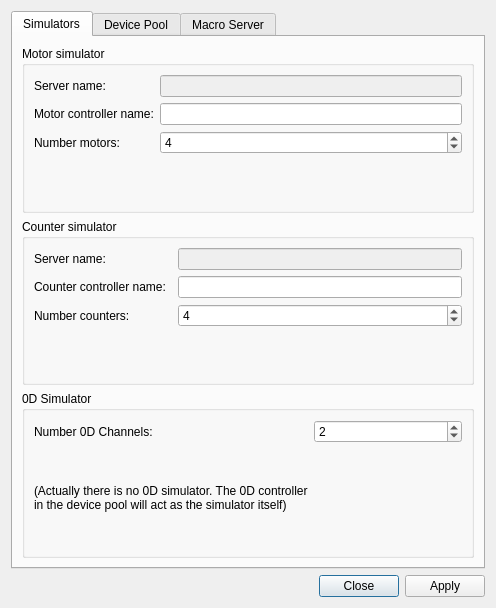
<ui version="4.0" >
 <class>simuConfigDialog</class>
 <widget class="QDialog" name="simuConfigDialog" >
  <property name="geometry" >
   <rect>
    <x>0</x>
    <y>0</y>
    <width>496</width>
    <height>608</height>
   </rect>
  </property>
  <property name="windowTitle" >
   <string>Sardana simulation Configurator</string>
  </property>
  <layout class="QGridLayout" >
   <item row="2" column="2" >
    <widget class="QDialogButtonBox" name="buttonBox" >
     <property name="orientation" >
      <enum>Qt::Horizontal</enum>
     </property>
     <property name="standardButtons" >
      <set>QDialogButtonBox::Apply|QDialogButtonBox::Close</set>
     </property>
     <property name="centerButtons" >
      <bool>false</bool>
     </property>
    </widget>
   </item>
   <item row="1" column="0" colspan="3" >
    <widget class="QTabWidget" name="simuTabWidget" >
     <property name="currentIndex" >
      <number>0</number>
     </property>
     <widget class="QWidget" name="simulators" >
      <attribute name="title" >
       <string>Simulators</string>
      </attribute>
      <layout class="QVBoxLayout" >
       <item>
        <widget class="QGroupBox" name="motorGroupBox" >
         <property name="title" >
          <string>Motor simulator</string>
         </property>
         <layout class="QGridLayout" >
          <item row="0" column="0" >
           <widget class="QLabel" name="motorServerNamelabel" >
            <property name="text" >
             <string>Server name:</string>
            </property>
            <property name="buddy" >
             <cstring>motorServerNameLineEdit</cstring>
            </property>
           </widget>
          </item>
          <item row="0" column="1" >
           <widget class="QLineEdit" name="motorServerNameLineEdit" >
            <property name="enabled" >
             <bool>false</bool>
            </property>
           </widget>
          </item>
          <item row="1" column="0" >
           <widget class="QLabel" name="motorControllerNameLabel" >
            <property name="text" >
             <string>Motor controller name:</string>
            </property>
            <property name="buddy" >
             <cstring>motorControllerNameLineEdit</cstring>
            </property>
           </widget>
          </item>
          <item row="1" column="1" >
           <widget class="QLineEdit" name="motorControllerNameLineEdit" />
          </item>
          <item row="2" column="0" >
           <widget class="QLabel" name="motorNumberLabel" >
            <property name="text" >
             <string>Number motors:</string>
            </property>
            <property name="buddy" >
             <cstring>motorNumberSpinBox</cstring>
            </property>
           </widget>
          </item>
          <item row="2" column="1" >
           <widget class="QSpinBox" name="motorNumberSpinBox" >
            <property name="suffix" >
             <string/>
            </property>
            <property name="value" >
             <number>4</number>
            </property>
           </widget>
          </item>
          <item row="3" column="1" >
           <spacer>
            <property name="orientation" >
             <enum>Qt::Vertical</enum>
            </property>
            <property name="sizeHint" >
             <size>
              <width>20</width>
              <height>40</height>
             </size>
            </property>
           </spacer>
          </item>
         </layout>
        </widget>
       </item>
       <item>
        <widget class="QGroupBox" name="counterGroupBox" >
         <property name="title" >
          <string>Counter simulator</string>
         </property>
         <layout class="QGridLayout" >
          <item row="0" column="0" colspan="2" >
           <widget class="QLabel" name="counterServerNamelabel" >
            <property name="text" >
             <string>Server name:</string>
            </property>
            <property name="buddy" >
             <cstring>motorServerNameLineEdit</cstring>
            </property>
           </widget>
          </item>
          <item row="0" column="2" >
           <widget class="QLineEdit" name="counterServerNameLineEdit" >
            <property name="enabled" >
             <bool>false</bool>
            </property>
           </widget>
          </item>
          <item row="1" column="0" >
           <widget class="QLabel" name="counterControllerNameLabel" >
            <property name="text" >
             <string>Counter controller name:</string>
            </property>
            <property name="buddy" >
             <cstring>motorControllerNameLineEdit</cstring>
            </property>
           </widget>
          </item>
          <item row="1" column="2" >
           <widget class="QLineEdit" name="counterControllerNameLineEdit" />
          </item>
          <item row="2" column="0" >
           <widget class="QLabel" name="counterNumberLabel" >
            <property name="text" >
             <string>Number counters:</string>
            </property>
            <property name="buddy" >
             <cstring>motorNumberSpinBox</cstring>
            </property>
           </widget>
          </item>
          <item row="2" column="2" >
           <widget class="QSpinBox" name="counterNumberSpinBox" >
            <property name="suffix" >
             <string/>
            </property>
            <property name="value" >
             <number>4</number>
            </property>
           </widget>
          </item>
          <item row="3" column="2" >
           <spacer>
            <property name="orientation" >
             <enum>Qt::Vertical</enum>
            </property>
            <property name="sizeHint" >
             <size>
              <width>20</width>
              <height>40</height>
             </size>
            </property>
           </spacer>
          </item>
         </layout>
        </widget>
       </item>
       <item>
        <widget class="QGroupBox" name="groupBox_3" >
         <property name="title" >
          <string>0D Simulator</string>
         </property>
         <layout class="QGridLayout" >
          <item row="0" column="0" >
           <widget class="QLabel" name="zeroDNumberLabel" >
            <property name="text" >
             <string>Number 0D Channels:</string>
            </property>
            <property name="buddy" >
             <cstring>motorNumberSpinBox</cstring>
            </property>
           </widget>
          </item>
          <item row="0" column="1" >
           <widget class="QSpinBox" name="zeroDNumberSpinBox" >
            <property name="suffix" >
             <string/>
            </property>
            <property name="value" >
             <number>2</number>
            </property>
           </widget>
          </item>
          <item row="1" column="0" >
           <widget class="QLabel" name="label" >
            <property name="text" >
             <string>(Actually there is no 0D simulator. The 0D controller in the device pool will act as the simulator itself)</string>
            </property>
            <property name="wordWrap" >
             <bool>true</bool>
            </property>
           </widget>
          </item>
          <item row="1" column="1" >
           <spacer>
            <property name="orientation" >
             <enum>Qt::Vertical</enum>
            </property>
            <property name="sizeHint" >
             <size>
              <width>20</width>
              <height>40</height>
             </size>
            </property>
           </spacer>
          </item>
         </layout>
        </widget>
       </item>
      </layout>
     </widget>
     <widget class="QWidget" name="pool" >
      <attribute name="title" >
       <string>Device Pool</string>
      </attribute>
      <layout class="QGridLayout" >
       <item row="0" column="0" >
        <widget class="QLabel" name="poolServerNameLabel" >
         <property name="text" >
          <string>Server name:</string>
         </property>
         <property name="buddy" >
          <cstring>poolServerNameLineEdit</cstring>
         </property>
        </widget>
       </item>
       <item row="0" column="1" >
        <widget class="QLineEdit" name="poolServerNameLineEdit" >
         <property name="enabled" >
          <bool>false</bool>
         </property>
        </widget>
       </item>
       <item row="1" column="0" >
        <widget class="QLabel" name="poolNamelabel" >
         <property name="text" >
          <string>Pool name:</string>
         </property>
         <property name="buddy" >
          <cstring>motorControllerNameLineEdit</cstring>
         </property>
        </widget>
       </item>
       <item row="1" column="1" >
        <widget class="QLineEdit" name="poolNameLineEdit" />
       </item>
       <item row="2" column="0" >
        <widget class="QLabel" name="poolPathLabel" >
         <property name="text" >
          <string>PoolPath:</string>
         </property>
         <property name="alignment" >
          <set>Qt::AlignLeading|Qt::AlignLeft|Qt::AlignTop</set>
         </property>
         <property name="buddy" >
          <cstring>poolPathTextEdit</cstring>
         </property>
        </widget>
       </item>
       <item row="3" column="1" >
        <spacer>
         <property name="orientation" >
          <enum>Qt::Vertical</enum>
         </property>
         <property name="sizeHint" >
          <size>
           <width>20</width>
           <height>141</height>
          </size>
         </property>
        </spacer>
       </item>
       <item row="2" column="1" >
        <widget class="QTextEdit" name="poolPathTextEdit" />
       </item>
      </layout>
     </widget>
     <widget class="QWidget" name="macroServer" >
      <attribute name="title" >
       <string>Macro Server</string>
      </attribute>
      <layout class="QVBoxLayout" >
       <item>
        <widget class="QGroupBox" name="groupBox" >
         <property name="title" >
          <string>Macro Server</string>
         </property>
         <layout class="QGridLayout" >
          <item row="0" column="0" >
           <widget class="QLabel" name="msServerNameLabel" >
            <property name="text" >
             <string>Server name:</string>
            </property>
            <property name="buddy" >
             <cstring>msServerNameLineEdit</cstring>
            </property>
           </widget>
          </item>
          <item row="0" column="1" >
           <widget class="QLineEdit" name="msServerNameLineEdit" >
            <property name="enabled" >
             <bool>false</bool>
            </property>
           </widget>
          </item>
          <item row="1" column="0" >
           <widget class="QLabel" name="msNameLabel" >
            <property name="text" >
             <string>Macro server name:</string>
            </property>
            <property name="buddy" >
             <cstring>motorControllerNameLineEdit</cstring>
            </property>
           </widget>
          </item>
          <item row="1" column="1" >
           <widget class="QLineEdit" name="msNameLineEdit" />
          </item>
          <item row="2" column="0" >
           <widget class="QLabel" name="macroPathLabel" >
            <property name="text" >
             <string>MacroPath:</string>
            </property>
            <property name="alignment" >
             <set>Qt::AlignLeading|Qt::AlignLeft|Qt::AlignTop</set>
            </property>
            <property name="buddy" >
             <cstring>macroPathTextEdit</cstring>
            </property>
           </widget>
          </item>
          <item row="2" column="1" >
           <widget class="QTextEdit" name="macroPathTextEdit" />
          </item>
         </layout>
        </widget>
       </item>
       <item>
        <widget class="QGroupBox" name="groupBox_2" >
         <property name="title" >
          <string>Door</string>
         </property>
         <layout class="QGridLayout" >
          <item row="0" column="0" >
           <widget class="QLabel" name="doorNameLabel" >
            <property name="text" >
             <string>Door name:</string>
            </property>
            <property name="buddy" >
             <cstring>motorControllerNameLineEdit</cstring>
            </property>
           </widget>
          </item>
          <item row="0" column="1" >
           <widget class="QLineEdit" name="doorNameLineEdit" />
          </item>
         </layout>
        </widget>
       </item>
      </layout>
     </widget>
    </widget>
   </item>
  </layout>
  <action name="actionCreate" >
   <property name="text" >
    <string>create</string>
   </property>
  </action>
 </widget>
 <resources/>
 <connections>
  <connection>
   <sender>buttonBox</sender>
   <signal>accepted()</signal>
   <receiver>actionCreate</receiver>
   <slot>trigger()</slot>
   <hints>
    <hint type="sourcelabel" >
     <x>486</x>
     <y>567</y>
    </hint>
    <hint type="destinationlabel" >
     <x>157</x>
     <y>274</y>
    </hint>
   </hints>
  </connection>
  <connection>
   <sender>buttonBox</sender>
   <signal>rejected()</signal>
   <receiver>simuConfigDialog</receiver>
   <slot>close()</slot>
   <hints>
    <hint type="sourcelabel" >
     <x>318</x>
     <y>589</y>
    </hint>
    <hint type="destinationlabel" >
     <x>491</x>
     <y>525</y>
    </hint>
   </hints>
  </connection>
 </connections>
</ui>
